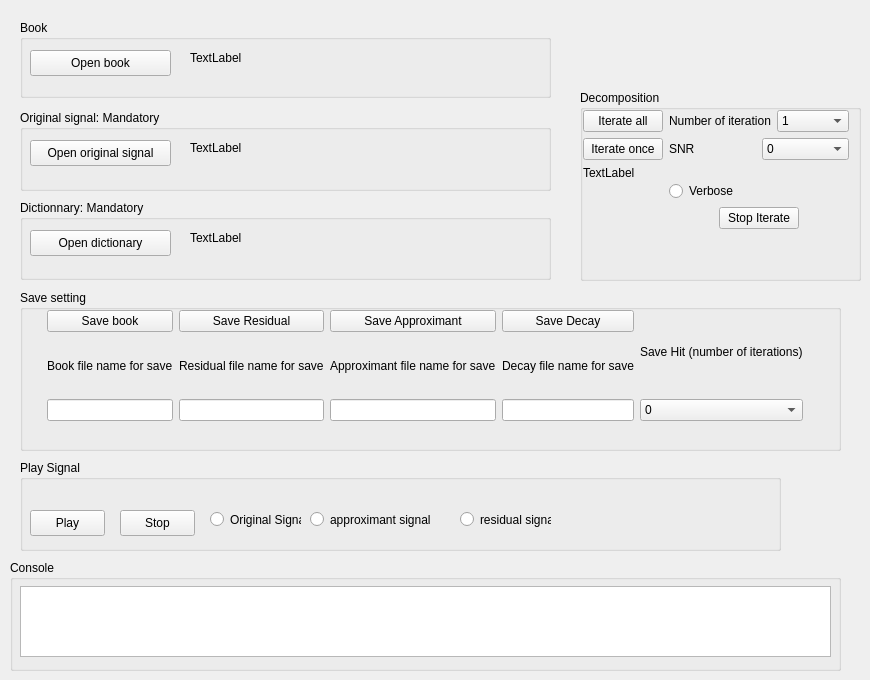
       <widget class="QWidget" name="tab" >
        <attribute name="title" >
         <string>MPD</string>
        </attribute>
        <widget class="QWidget" name="verticalLayout_2" >
         <property name="geometry" >
          <rect>
           <x>20</x>
           <y>110</y>
           <width>531</width>
           <height>81</height>
          </rect>
         </property>
         <layout class="QVBoxLayout" >
          <item>
           <widget class="QGroupBox" name="groupBox" >
            <property name="title" >
             <string>Original signal: Mandatory</string>
            </property>
            <widget class="QPushButton" name="btnOpenSig" >
             <property name="geometry" >
              <rect>
               <x>10</x>
               <y>30</y>
               <width>141</width>
               <height>26</height>
              </rect>
             </property>
             <property name="toolTip" >
              <string>open</string>
             </property>
             <property name="text" >
              <string>Open original signal</string>
             </property>
             <property name="icon" >
              <iconset resource="mptkgui.qrc" >:/resouces/open_signal.xpm</iconset>
             </property>
             <property name="checkable" >
              <bool>false</bool>
             </property>
             <property name="flat" >
              <bool>false</bool>
             </property>
            </widget>
            <widget class="QWidget" native="1" name="widget_4" >
             <property name="geometry" >
              <rect>
               <x>160</x>
               <y>20</y>
               <width>361</width>
               <height>41</height>
              </rect>
             </property>
             <property name="autoFillBackground" >
              <bool>false</bool>
             </property>
             <widget class="QLabel" name="labelOriginalSignal" >
              <property name="geometry" >
               <rect>
                <x>10</x>
                <y>10</y>
                <width>351</width>
                <height>16</height>
               </rect>
              </property>
              <property name="text" >
               <string>TextLabel</string>
              </property>
             </widget>
            </widget>
           </widget>
          </item>
         </layout>
        </widget>
        <widget class="QWidget" name="horizontalLayout" >
         <property name="geometry" >
          <rect>
           <x>20</x>
           <y>200</y>
           <width>531</width>
           <height>80</height>
          </rect>
         </property>
         <layout class="QHBoxLayout" >
          <item>
           <widget class="QGroupBox" name="groupBox_2" >
            <property name="title" >
             <string>Dictionnary: Mandatory</string>
            </property>
            <widget class="QPushButton" name="btnOpenDict" >
             <property name="geometry" >
              <rect>
               <x>10</x>
               <y>30</y>
               <width>141</width>
               <height>26</height>
              </rect>
             </property>
             <property name="toolTip" >
              <string>open</string>
             </property>
             <property name="text" >
              <string>Open dictionary</string>
             </property>
             <property name="icon" >
              <iconset resource="mptkgui.qrc" >:/resouces/open.xpm</iconset>
             </property>
             <property name="checkable" >
              <bool>false</bool>
             </property>
             <property name="flat" >
              <bool>false</bool>
             </property>
            </widget>
            <widget class="QWidget" native="1" name="widget_2" >
             <property name="geometry" >
              <rect>
               <x>160</x>
               <y>20</y>
               <width>361</width>
               <height>41</height>
              </rect>
             </property>
             <property name="autoFillBackground" >
              <bool>false</bool>
             </property>
             <widget class="QLabel" name="labelDict" >
              <property name="geometry" >
               <rect>
                <x>10</x>
                <y>10</y>
                <width>351</width>
                <height>16</height>
               </rect>
              </property>
              <property name="text" >
               <string>TextLabel</string>
              </property>
             </widget>
            </widget>
           </widget>
          </item>
         </layout>
        </widget>
        <widget class="QGroupBox" name="groupBox_4" >
         <property name="geometry" >
          <rect>
           <x>20</x>
           <y>20</y>
           <width>531</width>
           <height>78</height>
          </rect>
         </property>
         <property name="title" >
          <string>Book</string>
         </property>
         <widget class="QPushButton" name="btnOpenbook" >
          <property name="geometry" >
           <rect>
            <x>10</x>
            <y>30</y>
            <width>141</width>
            <height>26</height>
           </rect>
          </property>
          <property name="toolTip" >
           <string>open</string>
          </property>
          <property name="text" >
           <string>Open book</string>
          </property>
          <property name="icon" >
           <iconset resource="mptkgui.qrc" >:/resouces/open.xpm</iconset>
          </property>
          <property name="checkable" >
           <bool>false</bool>
          </property>
          <property name="flat" >
           <bool>false</bool>
          </property>
         </widget>
         <widget class="QWidget" native="1" name="widget_3" >
          <property name="geometry" >
           <rect>
            <x>160</x>
            <y>20</y>
            <width>361</width>
            <height>41</height>
           </rect>
          </property>
          <property name="autoFillBackground" >
           <bool>false</bool>
          </property>
          <widget class="QLabel" name="labelBook" >
           <property name="geometry" >
            <rect>
             <x>10</x>
             <y>10</y>
             <width>341</width>
             <height>16</height>
            </rect>
           </property>
           <property name="text" >
            <string>TextLabel</string>
           </property>
          </widget>
         </widget>
        </widget>
        <widget class="QWidget" name="verticalLayout_5" >
         <property name="geometry" >
          <rect>
           <x>580</x>
           <y>90</y>
           <width>281</width>
           <height>191</height>
          </rect>
         </property>
         <layout class="QVBoxLayout" >
          <item>
           <widget class="QGroupBox" name="groupBox_5" >
            <property name="title" >
             <string>Decomposition</string>
            </property>
            <widget class="QWidget" name="horizontalLayout_2" >
             <property name="geometry" >
              <rect>
               <x>0</x>
               <y>20</y>
               <width>273</width>
               <height>119</height>
              </rect>
             </property>
             <layout class="QHBoxLayout" >
              <item>
               <spacer>
                <property name="orientation" >
                 <enum>Qt::Horizontal</enum>
                </property>
                <property name="sizeHint" >
                 <size>
                  <width>40</width>
                  <height>20</height>
                 </size>
                </property>
               </spacer>
              </item>
              <item>
               <layout class="QVBoxLayout" >
                <item>
                 <widget class="QPushButton" name="pushButtonIterateAll" >
                  <property name="text" >
                   <string>Iterate all</string>
                  </property>
                 </widget>
                </item>
                <item>
                 <widget class="QPushButton" name="pushButtonIterateOnce" >
                  <property name="text" >
                   <string>Iterate once</string>
                  </property>
                 </widget>
                </item>
                <item>
                 <widget class="QLabel" name="label_progress" >
                  <property name="text" >
                   <string>TextLabel</string>
                  </property>
                 </widget>
                </item>
                <item>
                 <spacer>
                  <property name="orientation" >
                   <enum>Qt::Vertical</enum>
                  </property>
                  <property name="sizeHint" >
                   <size>
                    <width>20</width>
                    <height>40</height>
                   </size>
                  </property>
                 </spacer>
                </item>
               </layout>
              </item>
              <item>
               <layout class="QVBoxLayout" >
                <item>
                 <layout class="QHBoxLayout" >
                  <item>
                   <widget class="QLabel" name="label" >
                    <property name="text" >
                     <string>Number of iteration</string>
                    </property>
                   </widget>
                  </item>
                  <item>
                   <widget class="QComboBox" name="comboBoxNumIter" >
                    <item>
                     <property name="text" >
                      <string>1</string>
                     </property>
                    </item>
                    <item>
                     <property name="text" >
                      <string>5</string>
                     </property>
                    </item>
                    <item>
                     <property name="text" >
                      <string>10</string>
                     </property>
                    </item>
                    <item>
                     <property name="text" >
                      <string>20</string>
                     </property>
                    </item>
                    <item>
                     <property name="text" >
                      <string>50</string>
                     </property>
                    </item>
                    <item>
                     <property name="text" >
                      <string>100</string>
                     </property>
                    </item>
                    <item>
                     <property name="text" >
                      <string>200</string>
                     </property>
                    </item>
                    <item>
                     <property name="text" >
                      <string>500</string>
                     </property>
                    </item>
                    <item>
                     <property name="text" >
                      <string>1000</string>
                     </property>
                    </item>
                    <item>
                     <property name="text" >
                      <string>5000</string>
                     </property>
                    </item>
                    <item>
                     <property name="text" >
                      <string>10000</string>
                     </property>
                    </item>
                    <item>
                     <property name="text" >
                      <string>50000</string>
                     </property>
                    </item>
                    <item>
                     <property name="text" >
                      <string>100000</string>
                     </property>
                    </item>
                   </widget>
                  </item>
                 </layout>
                </item>
                <item>
                 <layout class="QHBoxLayout" >
                  <item>
                   <widget class="QLabel" name="label_2" >
                    <property name="text" >
                     <string>SNR</string>
                    </property>
                   </widget>
                  </item>
                  <item>
                   <widget class="QComboBox" name="comboBoxSnr" >
                    <item>
                     <property name="text" >
                      <string>0</string>
                     </property>
                    </item>
                    <item>
                     <property name="text" >
                      <string>5</string>
                     </property>
                    </item>
                    <item>
                     <property name="text" >
                      <string>10</string>
                     </property>
                    </item>
                    <item>
                     <property name="text" >
                      <string>15</string>
                     </property>
                    </item>
                    <item>
                     <property name="text" >
                      <string>20</string>
                     </property>
                    </item>
                    <item>
                     <property name="text" >
                      <string>25</string>
                     </property>
                    </item>
                    <item>
                     <property name="text" >
                      <string>30</string>
                     </property>
                    </item>
                    <item>
                     <property name="text" >
                      <string>45</string>
                     </property>
                    </item>
                    <item>
                     <property name="text" >
                      <string>50</string>
                     </property>
                    </item>
                    <item>
                     <property name="text" >
                      <string>60</string>
                     </property>
                    </item>
                    <item>
                     <property name="text" >
                      <string>80</string>
                     </property>
                    </item>
                    <item>
                     <property name="text" >
                      <string>90</string>
                     </property>
                    </item>
                    <item>
                     <property name="text" >
                      <string>100</string>
                     </property>
                    </item>
                   </widget>
                  </item>
                 </layout>
                </item>
                <item>
                 <spacer>
                  <property name="orientation" >
                   <enum>Qt::Vertical</enum>
                  </property>
                  <property name="sizeHint" >
                   <size>
                    <width>20</width>
                    <height>40</height>
                   </size>
                  </property>
                 </spacer>
                </item>
                <item>
                 <layout class="QHBoxLayout" >
                  <item>
                   <widget class="QRadioButton" name="radioButtonVerbose" >
                    <property name="text" >
                     <string>Verbose</string>
                    </property>
                   </widget>
                  </item>
                 </layout>
                </item>
                <item>
                 <layout class="QHBoxLayout" >
                  <item>
                   <spacer>
                    <property name="orientation" >
                     <enum>Qt::Horizontal</enum>
                    </property>
                    <property name="sizeHint" >
                     <size>
                      <width>40</width>
                      <height>20</height>
                     </size>
                    </property>
                   </spacer>
                  </item>
                  <item>
                   <widget class="QPushButton" name="pushButtonStopIterate" >
                    <property name="text" >
                     <string>Stop Iterate</string>
                    </property>
                   </widget>
                  </item>
                  <item>
                   <spacer>
                    <property name="orientation" >
                     <enum>Qt::Horizontal</enum>
                    </property>
                    <property name="sizeHint" >
                     <size>
                      <width>40</width>
                      <height>20</height>
                     </size>
                    </property>
                   </spacer>
                  </item>
                 </layout>
                </item>
               </layout>
              </item>
              <item>
               <spacer>
                <property name="orientation" >
                 <enum>Qt::Horizontal</enum>
                </property>
                <property name="sizeHint" >
                 <size>
                  <width>40</width>
                  <height>20</height>
                 </size>
                </property>
               </spacer>
              </item>
             </layout>
            </widget>
           </widget>
          </item>
         </layout>
        </widget>
        <widget class="QWidget" name="verticalLayout_4" >
         <property name="geometry" >
          <rect>
           <x>20</x>
           <y>290</y>
           <width>821</width>
           <height>161</height>
          </rect>
         </property>
         <layout class="QVBoxLayout" >
          <item>
           <widget class="QGroupBox" name="groupBox_6" >
            <property name="title" >
             <string>Save setting</string>
            </property>
            <widget class="QWidget" name="horizontalLayout_4" >
             <property name="geometry" >
              <rect>
               <x>0</x>
               <y>20</y>
               <width>811</width>
               <height>111</height>
              </rect>
             </property>
             <layout class="QHBoxLayout" >
              <item>
               <spacer>
                <property name="orientation" >
                 <enum>Qt::Horizontal</enum>
                </property>
                <property name="sizeHint" >
                 <size>
                  <width>40</width>
                  <height>20</height>
                 </size>
                </property>
               </spacer>
              </item>
              <item>
               <layout class="QVBoxLayout" >
                <item>
                 <widget class="QPushButton" name="pushButtonSaveBook" >
                  <property name="text" >
                   <string>Save book</string>
                  </property>
                 </widget>
                </item>
                <item>
                 <widget class="QLabel" name="label_3" >
                  <property name="text" >
                   <string>Book file name for save</string>
                  </property>
                 </widget>
                </item>
                <item>
                 <widget class="QLineEdit" name="lineEditSaveBook" />
                </item>
               </layout>
              </item>
              <item>
               <layout class="QVBoxLayout" >
                <item>
                 <widget class="QPushButton" name="pushButtonSaveResidual" >
                  <property name="text" >
                   <string>Save Residual</string>
                  </property>
                 </widget>
                </item>
                <item>
                 <widget class="QLabel" name="label_4" >
                  <property name="text" >
                   <string>Residual file name for save</string>
                  </property>
                 </widget>
                </item>
                <item>
                 <widget class="QLineEdit" name="lineEditSaveResidual" />
                </item>
               </layout>
              </item>
              <item>
               <layout class="QVBoxLayout" >
                <item>
                 <widget class="QPushButton" name="pushButtonSaveApprox" >
                  <property name="text" >
                   <string>Save Approximant</string>
                  </property>
                 </widget>
                </item>
                <item>
                 <widget class="QLabel" name="label_6" >
                  <property name="text" >
                   <string>Approximant file name for save</string>
                  </property>
                 </widget>
                </item>
                <item>
                 <widget class="QLineEdit" name="lineEditSaveApproximant" />
                </item>
               </layout>
              </item>
              <item>
               <layout class="QVBoxLayout" >
                <item>
                 <widget class="QPushButton" name="pushButtonSaveDecay" >
                  <property name="text" >
                   <string>Save Decay</string>
                  </property>
                 </widget>
                </item>
                <item>
                 <widget class="QLabel" name="label_5" >
                  <property name="text" >
                   <string>Decay file name for save</string>
                  </property>
                 </widget>
                </item>
                <item>
                 <widget class="QLineEdit" name="lineEditSaveDecay" />
                </item>
               </layout>
              </item>
              <item>
               <layout class="QVBoxLayout" >
                <item>
                 <widget class="QLabel" name="labelsavehit" >
                  <property name="text" >
                   <string>Save Hit (number of iterations)</string>
                  </property>
                 </widget>
                </item>
                <item>
                 <widget class="QComboBox" name="comboBoxNumIterSavehit" >
                  <item>
                   <property name="text" >
                    <string>0</string>
                   </property>
                  </item>
                  <item>
                   <property name="text" >
                    <string>1</string>
                   </property>
                  </item>
                  <item>
                   <property name="text" >
                    <string>2</string>
                   </property>
                  </item>
                  <item>
                   <property name="text" >
                    <string>5</string>
                   </property>
                  </item>
                  <item>
                   <property name="text" >
                    <string>10</string>
                   </property>
                  </item>
                  <item>
                   <property name="text" >
                    <string>20</string>
                   </property>
                  </item>
                  <item>
                   <property name="text" >
                    <string>50</string>
                   </property>
                  </item>
                  <item>
                   <property name="text" >
                    <string>100</string>
                   </property>
                  </item>
                  <item>
                   <property name="text" >
                    <string>200</string>
                   </property>
                  </item>
                  <item>
                   <property name="text" >
                    <string>500</string>
                   </property>
                  </item>
                  <item>
                   <property name="text" >
                    <string>1000</string>
                   </property>
                  </item>
                  <item>
                   <property name="text" >
                    <string>5000</string>
                   </property>
                  </item>
                  <item>
                   <property name="text" >
                    <string>10000</string>
                   </property>
                  </item>
                  <item>
                   <property name="text" >
                    <string>50000</string>
                   </property>
                  </item>
                  <item>
                   <property name="text" >
                    <string>100000</string>
                   </property>
                  </item>
                 </widget>
                </item>
               </layout>
              </item>
              <item>
               <spacer>
                <property name="orientation" >
                 <enum>Qt::Horizontal</enum>
                </property>
                <property name="sizeHint" >
                 <size>
                  <width>40</width>
                  <height>20</height>
                 </size>
                </property>
               </spacer>
              </item>
             </layout>
            </widget>
           </widget>
          </item>
         </layout>
        </widget>
        <widget class="QWidget" name="verticalLayout_9" >
         <property name="geometry" >
          <rect>
           <x>20</x>
           <y>460</y>
           <width>761</width>
           <height>91</height>
          </rect>
         </property>
         <layout class="QVBoxLayout" >
          <item>
           <widget class="QGroupBox" name="groupBox_3" >
            <property name="title" >
             <string>Play Signal</string>
            </property>
            <widget class="QPushButton" name="btnPlay" >
             <property name="geometry" >
              <rect>
               <x>10</x>
               <y>50</y>
               <width>75</width>
               <height>26</height>
              </rect>
             </property>
             <property name="toolTip" >
              <string>open</string>
             </property>
             <property name="text" >
              <string>Play</string>
             </property>
             <property name="icon" >
              <iconset>resouces/player_play.png</iconset>
             </property>
             <property name="checkable" >
              <bool>false</bool>
             </property>
             <property name="flat" >
              <bool>false</bool>
             </property>
            </widget>
            <widget class="QRadioButton" name="radioButtonOri" >
             <property name="geometry" >
              <rect>
               <x>190</x>
               <y>50</y>
               <width>91</width>
               <height>19</height>
              </rect>
             </property>
             <property name="text" >
              <string>Original Signal</string>
             </property>
            </widget>
            <widget class="QRadioButton" name="radioButtonApprox" >
             <property name="geometry" >
              <rect>
               <x>290</x>
               <y>50</y>
               <width>141</width>
               <height>19</height>
              </rect>
             </property>
             <property name="text" >
              <string>approximant signal</string>
             </property>
            </widget>
            <widget class="QRadioButton" name="radioButtonResi" >
             <property name="geometry" >
              <rect>
               <x>440</x>
               <y>50</y>
               <width>91</width>
               <height>19</height>
              </rect>
             </property>
             <property name="text" >
              <string>residual signal</string>
             </property>
            </widget>
            <widget class="QPushButton" name="btnStop" >
             <property name="geometry" >
              <rect>
               <x>100</x>
               <y>50</y>
               <width>75</width>
               <height>26</height>
              </rect>
             </property>
             <property name="toolTip" >
              <string>open</string>
             </property>
             <property name="text" >
              <string>Stop</string>
             </property>
             <property name="icon" >
              <iconset>resouces/player_stop.png</iconset>
             </property>
             <property name="checkable" >
              <bool>false</bool>
             </property>
             <property name="flat" >
              <bool>false</bool>
             </property>
            </widget>
           </widget>
          </item>
         </layout>
        </widget>
        <widget class="QGroupBox" name="groupBox_7" >
         <property name="geometry" >
          <rect>
           <x>10</x>
           <y>560</y>
           <width>831</width>
           <height>111</height>
          </rect>
         </property>
         <property name="title" >
          <string>Console</string>
         </property>
         <widget class="QTextEdit" name="textEditConsol" >
          <property name="geometry" >
           <rect>
            <x>10</x>
            <y>26</y>
            <width>811</width>
            <height>71</height>
           </rect>
          </property>
         </widget>
        </widget>
       </widget>
